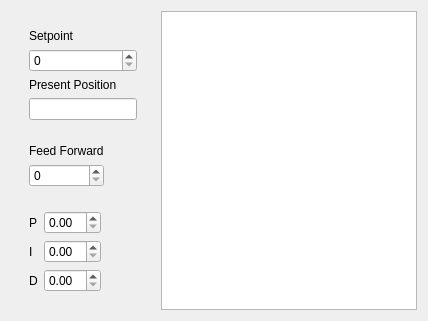
             <widget class="QWidget" name="tab_2">
              <attribute name="title">
               <string>Position</string>
              </attribute>
              <layout class="QHBoxLayout" name="horizontalLayout_8">
               <item alignment="Qt::AlignHCenter">
                <widget class="QWidget" name="widget_13" native="true">
                 <layout class="QVBoxLayout" name="verticalLayout_9">
                  <item alignment="Qt::AlignLeft">
                   <widget class="QWidget" name="widget_14" native="true">
                    <layout class="QVBoxLayout" name="verticalLayout_13">
                     <item>
                      <widget class="QLabel" name="label_13">
                       <property name="text">
                        <string>Setpoint</string>
                       </property>
                      </widget>
                     </item>
                     <item>
                      <widget class="QSpinBox" name="spinBox_3"/>
                     </item>
                     <item>
                      <widget class="QLabel" name="label_14">
                       <property name="text">
                        <string>Present Position</string>
                       </property>
                      </widget>
                     </item>
                     <item>
                      <widget class="QLineEdit" name="lineEdit"/>
                     </item>
                    </layout>
                   </widget>
                  </item>
                  <item alignment="Qt::AlignLeft">
                   <widget class="QWidget" name="widget_15" native="true">
                    <layout class="QVBoxLayout" name="verticalLayout_12">
                     <item>
                      <widget class="QLabel" name="label_15">
                       <property name="text">
                        <string>Feed Forward</string>
                       </property>
                      </widget>
                     </item>
                     <item>
                      <widget class="QSpinBox" name="spinBox_4"/>
                     </item>
                    </layout>
                   </widget>
                  </item>
                  <item alignment="Qt::AlignLeft">
                   <widget class="QWidget" name="widget_17" native="true">
                    <layout class="QGridLayout" name="gridLayout_7">
                     <item row="0" column="0">
                      <widget class="QLabel" name="label_17">
                       <property name="text">
                        <string>P</string>
                       </property>
                      </widget>
                     </item>
                     <item row="1" column="1">
                      <widget class="QDoubleSpinBox" name="doubleSpinBox_2"/>
                     </item>
                     <item row="0" column="1">
                      <widget class="QDoubleSpinBox" name="doubleSpinBox"/>
                     </item>
                     <item row="1" column="0">
                      <widget class="QLabel" name="label_18">
                       <property name="text">
                        <string>I</string>
                       </property>
                      </widget>
                     </item>
                     <item row="2" column="0">
                      <widget class="QLabel" name="label_19">
                       <property name="text">
                        <string>D</string>
                       </property>
                      </widget>
                     </item>
                     <item row="2" column="1">
                      <widget class="QDoubleSpinBox" name="doubleSpinBox_3"/>
                     </item>
                    </layout>
                   </widget>
                  </item>
                 </layout>
                </widget>
               </item>
               <item>
                <widget class="QGraphicsView" name="graphicsView"/>
               </item>
              </layout>
             </widget>
